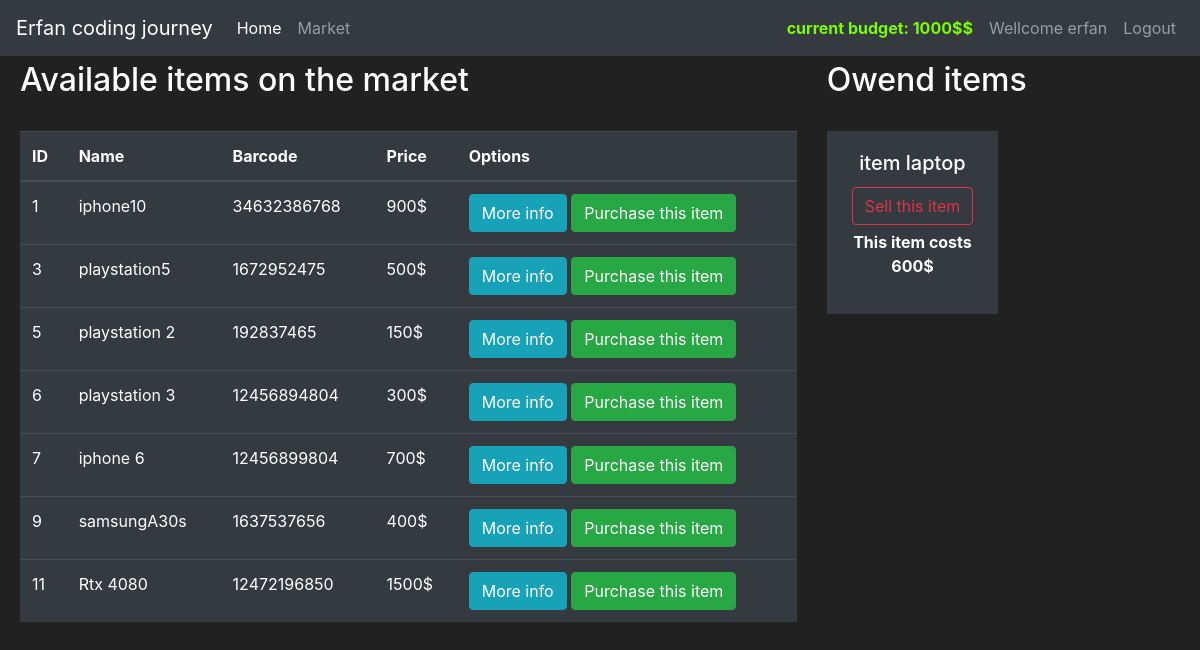
/Market (signed in), run on an earlier commit of the app's database.
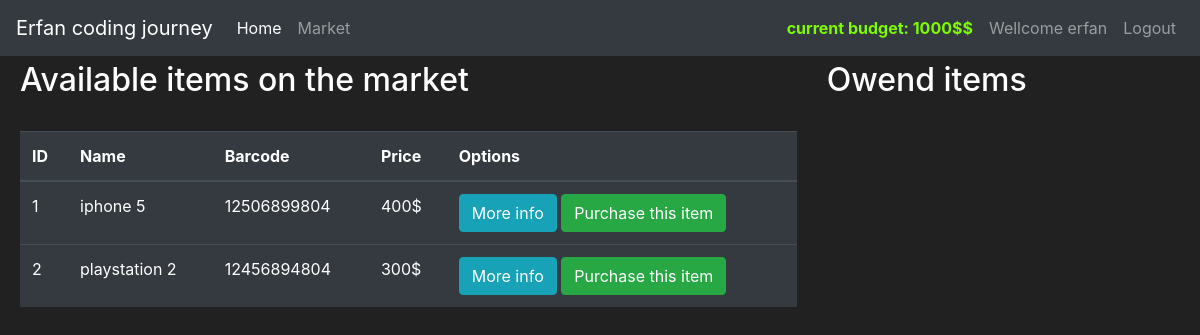
And on a later commit of the database.
### market/models.py (models this page shows, shortened)
class User(db.Model,UserMixin):
    id = db.Column(db.Integer(),primary_key = True)
    username = db.Column(db.String(length = 30),nullable = False,unique = True)
    email_address = db.Column(db.String(length = 50),nullable = False,unique = True)
    password_hash = db.Column(db.String(length = 60),nullable = False,unique = False)
    budget = db.Column(db.Integer(), nullable = False,default = 1000)
    items = db.relationship('Item',backref = "owend_user",lazy = True)
    @property
    @property
    def password(self):
        return self.password

class Item(db.Model):
    id = db.Column(db.Integer(),primary_key = True)
    name = db.Column(db.String(length = 30), nullable = False,unique = True)
    Price = db.Column(db.Integer(), nullable = False)
    barcode = db.Column(db.String(length = 12), nullable = False,unique = True)
    description = db.Column(db.String(length = 1024),nullable = False,unique = True)
    owner = db.Column(db.Integer(),db.ForeignKey("user.id"))
    def __repr__(self):
        return f'item {self.name}'

### market/route.py (the view, shortened to what this page needs)
@app.route('/Market',methods = ["GET","POST"])
@login_required
def market_page():
    purchase_form = PurchaseItemForm()
    sellForm = SellItemForm()
    if request.method == "GET":
        items = Item.query.filter_by(owner=None)
        owend_items = Item.query.filter_by(owner = current_user.id)
        return render_template('market.html',items = items , purchase_form=purchase_form,owend_items=owend_items , sellForm = sellForm)

### market/models.py (called while the page is built)
@login_manager.user_loader
def load_user(user_id):
    return User.query.get(int(user_id))

### market/templates/market.html (shortened to what this page needs)
{%extends "base.html"%}
{% block content %}
<div class="row" style="margin-top: 5px;margin-left: 5px;">
    <div class="col-8">
        <h2>Available items on the market</h2>
        <br>
        <table class="table table-hover table-dark">
            <thead>
                <tr>
                    <th scope="col">ID</th>
                    <th scope="col">Name</th>
                    <th scope="col">Barcode</th>
                    <th scope="col">Price</th>
                    <th scope="col">Options</th>
                </tr>
            </thead>
            <tbody>
                    {% for item in items %}
                        <tr>
                            <td>{{item.id}}</td>
                            <td>{{item.name}}</td>
                            <td>{{item.barcode}}</td>
                            <td>{{item.Price}}$</td>
                            <td>
                                <button class="btn btn-outline btn-info" data-toggle="modal" data-target="#Modal-MoreInfo-{{ item.id }}">More info</button>
                                <button class="btn btn-outline btn-success" data-toggle="modal" data-target="#Modal-PurchaseConfirm-{{item.id}}">Purchase this item</button>
                            </td>
                        </tr>
                    {% endfor %}
            </tbody>
        </table>
    </div>
    <div class="col-4">
        <h2>Owend items</h2>
        <br>
        <div class="row">
            {% for owend_item in owend_items %}
              <div class="col-md-6">
                   <div style="margin-bottom: 5px;" class= "text-center bg-dark">
                        <div class="card-body">
                            <h5 class="card-title">{{owend_item}}</h5>
                            <button type="button" class="btn btn-outline-danger" style="margin-bottom: 5px;" data-toggle="modal" data-target="#Modal-sellingConfirm-{{owend_item.id}}">
                                Sell this item
                            </button>
                            <p class="caerd-text"><strong>This item costs {{owend_item.Price}}$</strong></p>
                        </div>
                   </div>
              </div>
            {% endfor %}
        </div>
    </div>
</div>
{% endblock %}

### market/templates/base.html (shortened to what this page needs)
<!doctype html>
<html lang="en">
   <head>
      <link rel="stylesheet" href="https://cdn.jsdelivr.net/npm/bootstrap@4.5.3/dist/css/bootstrap.min.css">
   </head>
   <body>
    <nav class="navbar navbar-expand-md navbar-dark bg-dark">
      <a class="navbar-brand" href="#">Erfan coding journey</a>
        <div class="collapse navbar-collapse" id="navbarNav">
          <ul class="navbar-nav mr-auto">
            <li class="nav-item active">
                <a class="nav-link" href="{{ url_for('home_page') }}">Home <span class="sr-only">(current)</span></a>
            </li>
            <li class="nav-item">
                <a class="nav-link" href="{{ url_for('market_page') }}">Market</a>
            </li>
        </ul>
          {% if current_user.username == "admin1" %}
            <ul class="navbar-nav">
              <li class="nav-item">
                <a class="nav-link" style="color: lawngreen; font-weight: bold;">
                  <i class="bi bi-currency-dollar"></i>
                current budget: Unlimited
                </a>
                </li>
              <li class="nav-item">
                <a class="nav-link">Wellcome {{ current_user.username }}</a>
              </li>
              <li class="nav-item">
                <a class="nav-link" href="{{ url_for('logout_page') }}">Logout</a>
              </li>
              <li class="nav-item">
                <a class="nav-link" href="{{ url_for('admin_page') }}">admin panel</a>
              </li>
            </ul>
          {% elif current_user.is_authenticated %}
            <ul class="navbar-nav">
                <li class="nav-item">
                  <a class="nav-link" style="color: lawngreen; font-weight: bold;">
                    current budget: {{ current_user.budget}}$$
                  </a>
                </li>
              <li class="nav-item">
                  <a class="nav-link">Wellcome {{ current_user.username }}</a>
              </li>
              <li class="nav-item">
                  <a class="nav-link" href="{{ url_for('logout_page') }}">Logout</a>
              </li>
            </ul>
          {% endif %}
        </div>
    </nav>
         {% block content %}
         {% endblock %}
   </body>
</html>

### market/templates/base.html (style rules this page uses)
body { background-color: #212121; color: white }

What changed in the data, as far as the page shows it:
removed Item: id "3", name "playstation5", barcode "1672952475", Price "500", shown under "Available items on the market"
removed Item: id "5", name "playstation 2", barcode "192837465", Price "150", shown under "Available items on the market"
removed Item: id "6", name "playstation 3", barcode "12456894804", Price "300", shown under "Available items on the market"
removed Item: id "7", name "iphone 6", barcode "12456899804", Price "700", shown under "Available items on the market"
removed Item: id "9", name "samsungA30s", barcode "1637537656", Price "400", shown under "Available items on the market"
removed Item: id "11", name "Rtx 4080", barcode "12472196850", Price "1500", shown under "Available items on the market"
removed Item: name "item laptop", Price "600", shown under "Owend items"
changed Item id 1: name "iphone10" → "iphone 5"; barcode "34632386768" → "12506899804"; Price "900" → "400"
added Item: id "2", name "playstation 2", barcode "12456894804", Price "300", shown under "Available items on the market"
